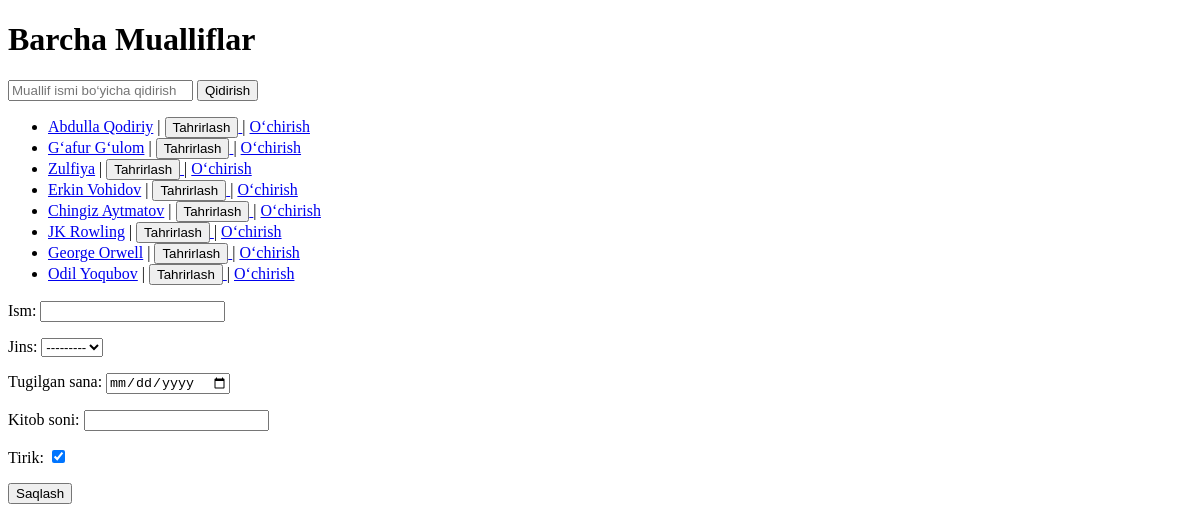
/mualliflar/, run on an earlier commit of the app's database.
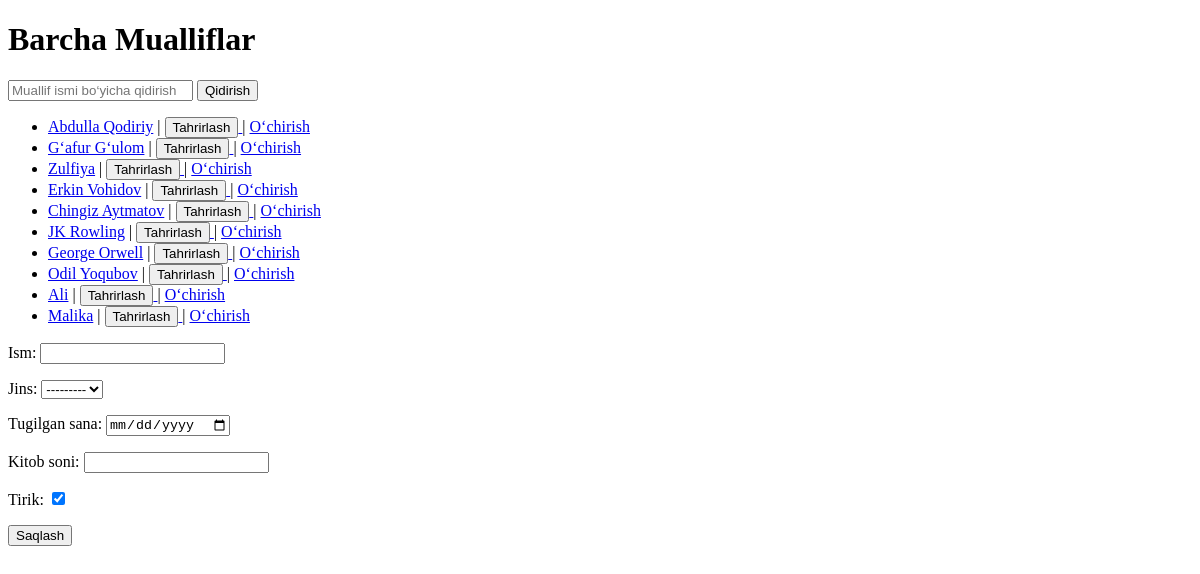
And on a later commit of the database.
### main/models.py (models this page shows, shortened)
class Muallif(models.Model):
    ism = models.CharField(max_length=100)
    jins = models.CharField(max_length=10, choices=[('Erkak', 'Erkak'), ('Ayol', 'Ayol')], null=True, blank=True)
    tugilgan_sana = models.DateField()
    kitob_soni = models.IntegerField()
    tirik = models.BooleanField(default=True)
    class Meta:
        verbose_name = "Muallif"
        verbose_name_plural = "Mualliflar"

### main/views.py (the view)
# urls.py: path("mualliflar/", muallif_list, name="muallif_list"),
def muallif_list(request):
    q = request.GET.get("q")
    mualliflar = Muallif.objects.all()
    if request.method == 'POST':
        form = MuallifForm(request.POST)
        if form.is_valid():
            form.save()
            return redirect('muallif_list')
    context = {
        'mualliflar': mualliflar,
        'form': MuallifForm,
    }
    return render(request, 'muallif_list.html', context)
    if q:
        mualliflar = mualliflar.filter(ism__icontains=q)
    return render(request, "muallif_list.html", {"mualliflar": mualliflar})

### templates/muallif_list.html (shortened to what this page needs)
<!DOCTYPE html>
<html lang="en">
<head>
</head>
<body>
    <h1>Barcha Mualliflar</h1>
    <form method="get">
        <input type="text" name="q" placeholder="Muallif ismi bo‘yicha qidirish" value="{{ request.GET.q }}">
        <button type="submit">Qidirish</button>
    </form>
    <ul>
        {% for muallif in mualliflar %}
            <li>
                <a href="{% url 'muallif_detail' muallif.id %}">{{ muallif.ism }}</a>
                | <a href="{% url 'muallif_update' muallif.id %}">
                    <button type="button">Tahrirlash</button>
                  </a>
                | <a href="{% url 'muallif_delete' muallif.id %}">O‘chirish</a>
            </li>
        {% empty %}
            <li>Hech qanday muallif topilmadi.</li>
        {% endfor %}
    </ul>
    <form method="post">
        {{ form.as_p }}
        <button>Saqlash</button>
    </form>
</body>
</html>

What changed in the data, as far as the page shows it:
added Muallif: ism "Ali"
added Muallif: ism "Malika"
